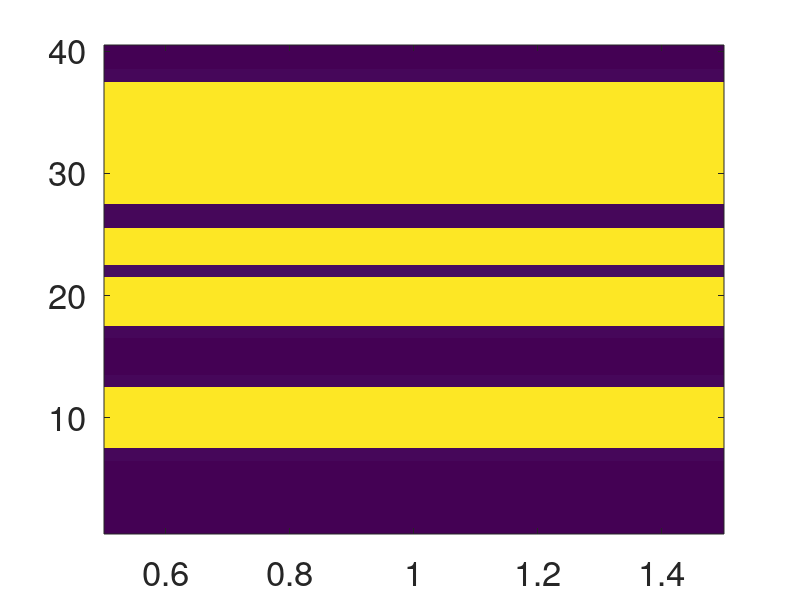

The MATLAB script that drew this image: (Note: this script raises an error after producing the figure.)
clear; clc; close all;
N = 40;
T = 300;
dt = 0.01;
Number_timesteps = T/dt;
x_i = 1:N;

phop = 0.1;
ehop = 0.02;
x1hop = 0.001;   %hopping rate
x2hop = 0.05;
D = 0.08;        %modified from paper
q = 0.8;
k = 20;
m = 5;
a = 0.05;

s = ones(1, N);
p = zeros(1, N);
e = zeros(1, N);
x1 = zeros(1, N); 
x2 = ones(1, N)*0.05;

x1(8:12) = 1;    %giving cooperators much higher conc than defectors in certain compartments
x1(18:21) = 1;
x1(23:25) = 1;
x1(28:37) = 1;

results = zeros(Number_timesteps/100, N);  

for t = 1:Number_timesteps
    plap = [p(2)-p(1), p(1:N-2)+p(3:N)-2*p(2:N-1), p(N-1)-p(N)];
    elap = [e(2)-e(1), e(1:N-2)+e(3:N)-2*e(2:N-1), e(N-1)-e(N)];
    x1lap = [x1(2)-x1(1), x1(1:N-2)+x1(3:N)-2*x1(2:N-1), x1(N-1)-x1(N)]; %no flux laplacian
    x2lap = [x2(2)-x2(1), x2(1:N-2)+x2(3:N)-2*x2(2:N-1), x2(N-1)-x2(N)];
    
    G = k*e.*s;
    F = (m*p)./(a+p); 
    
    dp  = G-(x1+x2).*F-D*p+phop*plap;
    de  = ((1-q)*x1.*F-D*e)+ehop*elap; 
    dx1 = x1.*(q*F-D)+x1hop*x1lap;
    dx2 = x2.*(F-D)+x2hop*x2lap;
    
    p  = max(0, p+dt*dp); %euler
    e  = max(0, e+dt*de);
    x1 = max(0, x1+dt*dx1);
    x2 = max(0, x2+dt*dx2);
    
    if mod(t, 100) == 0    %save every 100 timesteps for efficiency
        idx = t/100;
        results(idx, :) = x1./(x1+x2+1e-6); %no division by 0
        
        time = (1:idx)*(100*dt);
        imagesc(time, x_i, results(1:idx, :)'); %'to plot on it's side
        
        set(gca, 'YDir', 'normal', 'FontSize', 25);
        colormap(parula);
        clim([0 1]);
        xlabel('Time');
        ylabel('Compartment Index, i');
        colorbar;
        drawnow;
    end
end
